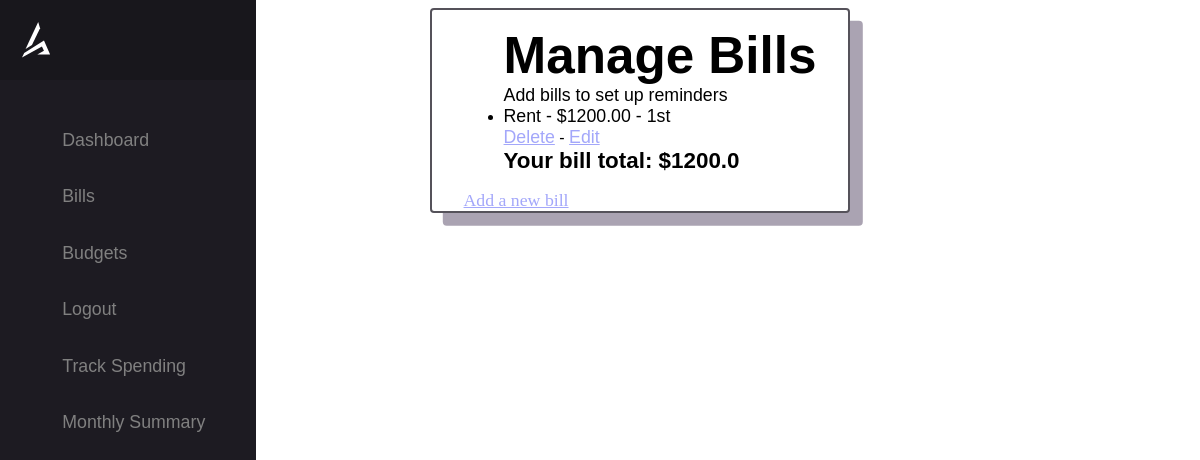
Screenshot of /bill_list/ (signed in) with the database file from the repository.
### tracker/models.py (models this page shows, shortened)
class Bill(models.Model):
    user = models.ForeignKey(User, on_delete=models.CASCADE, null=True, blank=True)
    name = models.CharField(max_length=255)
    due_day = models.PositiveIntegerField(default=1)
    amount = models.DecimalField(max_digits=10, decimal_places=2)

### tracker/views.py (the view)
# urls.py: path('bill_list/', bill_list, name='bill_list'),
@login_required
def bill_list(request):
    bills = Bill.objects.filter(user=request.user).exclude(user=None)
    total = 0
    for bill in bills:
        total += float(round(bill.amount,2))
    return render(request, 'tracker/bill_list.html', {'bills': bills, 'total': total})

### tracker/templates/tracker/bill_list.html
{% extends 'base.html' %}
{% block content %}
    <ul>
        <h2>Manage Bills</h2>
        <p>Add bills to set up reminders</p>
        {% for bill in bills %}
            <li>
                    {%if bill.due_day > 3%}
                        <p>{{ bill.name }} - ${{ bill.amount }} - {{bill.due_day}}th</p>
                    {%elif bill.due_day == 3 %}
                        <p>{{ bill.name }} - ${{ bill.amount }} - {{bill.due_day}}rd</p>
                    {%elif bill.due_day == 2 %}
                        <p>{{ bill.name }} - ${{ bill.amount }} - {{bill.due_day}}nd</p>
                    {%elif bill.due_day == 1 %}
                        <p>{{ bill.name }} - ${{ bill.amount }} - {{bill.due_day}}st</p>
                    {% endif %}
                <a href="{% url 'delete_bill' bill.id %}">Delete</a>
                - <a href="{% url 'edit_bill' bill.id %}">Edit</a><br>
            </li>
        {% endfor %}
        <h6>Your bill total: ${{total}}</h6>
    </ul>
    <a href="{% url 'add_bill' %}">Add a new bill</a><br>
{% endblock %}

### tracker/static/tracker/style.css (style rules this page uses)
:root { --primary: 237, 90%, 81%; --background: red; --background-secondary: 256, 12%, 12%; --background-secondary-dark: 256, 10%, 10%; --background-secondary-light: 257, 11%, 16%; --text-primary: 0, 0%, 0%; --black: 0, 0%, 0%; --white: 0, 0%, 100%; --quite-gray: 0, 0%, 50%; --grooble: 10, 28%, 93%; --heading-large: 5.6rem; --heading-medium: 3.6rem; --heading-small: 2.4rem; --paragraph: 1.11rem; --navbar-buttons: 2.4rem; --transition-main: .175, .685, .32; --font-main: "Open Sans"; --accent: #55525a; --accent-alpha: #8b8297bb; --text: #000; --text-secondary: #000000cc; --container: #fff; --section-color: #fff; }
*, *::before, *::after { box-sizing: inherit; }
html, body { margin: 0; width: 100%; color: hsl(var(--text-primary)); font-family: 'Barlow Condensed', sans-serif; background-color: hsl(var(--background)); -webkit-font-smoothing: antialiased; scroll-behavior: smooth; box-sizing: border-box; }
h1, h2, h3, h4, h5, h6 { margin: 0; }
h2 { font-size: var(--heading-medium); }
h6 { font-size: calc(var(--heading-small) - .6rem); }
h1, h2 { font-weight: 900; }
h3, h4, h5, h6 { font-weight: 800; }
p { margin: 0; font-size: var(--paragraph); background-color: hsl(var(--background)); }
a { color: hsla(var(--primary), 1); font-size: var(--paragraph); text-decoration: underline; }
ul, ol { margin: 1em 0; align-items: 'center'; font-family: 'Gill Sans', 'Gill Sans MT', Calibri, 'Trebuchet MS', sans-serif; background-color: hsl(var(--background)); }
@media only screen and (max-width: 1660px) { :root { --heading-large: 5.4rem; --heading-medium: 3.4rem; --heading-small: 2.2rem; } }
@media only screen and (max-width: 1456px) { :root { --heading-large: 5.2rem; --heading-medium: 3.2rem; --heading-small: 2rem; } }

### rows the page displays
Bill: name "Rent", amount "1200.00", due_day "1"

### other values shown
{{ total }} "1200.0"
